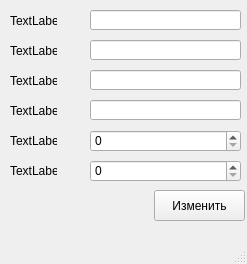
<?xml version="1.0" encoding="UTF-8"?>
<ui version="4.0">
 <class>MainWindow</class>
 <widget class="QMainWindow" name="MainWindow">
  <property name="geometry">
   <rect>
    <x>0</x>
    <y>0</y>
    <width>247</width>
    <height>264</height>
   </rect>
  </property>
  <property name="windowTitle">
   <string>MainWindow</string>
  </property>
  <widget class="QWidget" name="centralwidget">
   <widget class="QLabel" name="label">
    <property name="geometry">
     <rect>
      <x>10</x>
      <y>10</y>
      <width>47</width>
      <height>21</height>
     </rect>
    </property>
    <property name="text">
     <string>TextLabel</string>
    </property>
   </widget>
   <widget class="QLabel" name="label_2">
    <property name="geometry">
     <rect>
      <x>10</x>
      <y>40</y>
      <width>47</width>
      <height>21</height>
     </rect>
    </property>
    <property name="text">
     <string>TextLabel</string>
    </property>
   </widget>
   <widget class="QLabel" name="label_3">
    <property name="geometry">
     <rect>
      <x>10</x>
      <y>70</y>
      <width>47</width>
      <height>21</height>
     </rect>
    </property>
    <property name="text">
     <string>TextLabel</string>
    </property>
   </widget>
   <widget class="QLabel" name="label_4">
    <property name="geometry">
     <rect>
      <x>10</x>
      <y>100</y>
      <width>47</width>
      <height>21</height>
     </rect>
    </property>
    <property name="text">
     <string>TextLabel</string>
    </property>
   </widget>
   <widget class="QLabel" name="label_5">
    <property name="geometry">
     <rect>
      <x>10</x>
      <y>130</y>
      <width>47</width>
      <height>21</height>
     </rect>
    </property>
    <property name="text">
     <string>TextLabel</string>
    </property>
   </widget>
   <widget class="QLabel" name="label_6">
    <property name="geometry">
     <rect>
      <x>10</x>
      <y>160</y>
      <width>47</width>
      <height>21</height>
     </rect>
    </property>
    <property name="text">
     <string>TextLabel</string>
    </property>
   </widget>
   <widget class="QSpinBox" name="spinBox">
    <property name="geometry">
     <rect>
      <x>90</x>
      <y>130</y>
      <width>151</width>
      <height>22</height>
     </rect>
    </property>
   </widget>
   <widget class="QSpinBox" name="spinBox_2">
    <property name="geometry">
     <rect>
      <x>90</x>
      <y>160</y>
      <width>151</width>
      <height>22</height>
     </rect>
    </property>
   </widget>
   <widget class="QLineEdit" name="lineEdit">
    <property name="geometry">
     <rect>
      <x>90</x>
      <y>10</y>
      <width>151</width>
      <height>20</height>
     </rect>
    </property>
   </widget>
   <widget class="QLineEdit" name="lineEdit_2">
    <property name="geometry">
     <rect>
      <x>90</x>
      <y>40</y>
      <width>151</width>
      <height>20</height>
     </rect>
    </property>
   </widget>
   <widget class="QLineEdit" name="lineEdit_3">
    <property name="geometry">
     <rect>
      <x>90</x>
      <y>70</y>
      <width>151</width>
      <height>20</height>
     </rect>
    </property>
   </widget>
   <widget class="QLineEdit" name="lineEdit_4">
    <property name="geometry">
     <rect>
      <x>90</x>
      <y>100</y>
      <width>151</width>
      <height>20</height>
     </rect>
    </property>
   </widget>
   <widget class="QPushButton" name="pushButton">
    <property name="geometry">
     <rect>
      <x>154</x>
      <y>190</y>
      <width>91</width>
      <height>31</height>
     </rect>
    </property>
    <property name="text">
     <string>Изменить</string>
    </property>
   </widget>
  </widget>
  <widget class="QMenuBar" name="menubar">
   <property name="geometry">
    <rect>
     <x>0</x>
     <y>0</y>
     <width>247</width>
     <height>21</height>
    </rect>
   </property>
  </widget>
  <widget class="QStatusBar" name="statusbar"/>
 </widget>
 <resources/>
 <connections/>
</ui>
